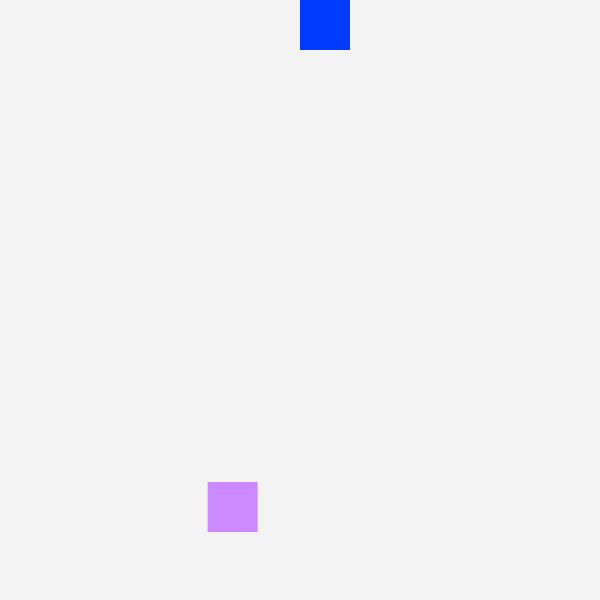
Frame 1 (no input)
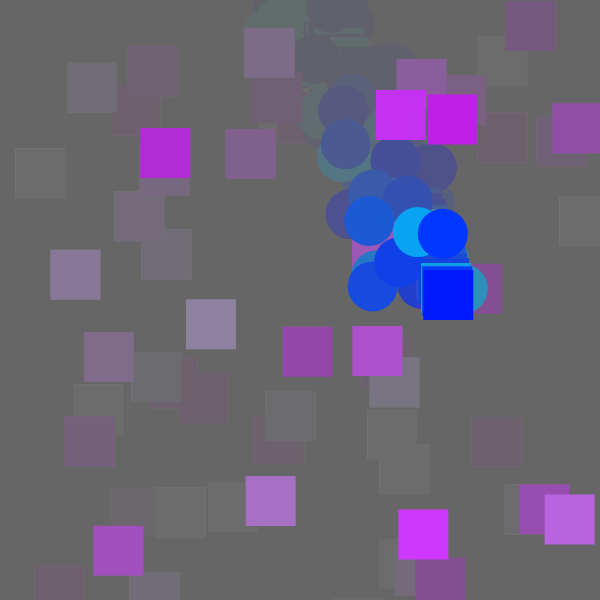
Frame 60 (no input)
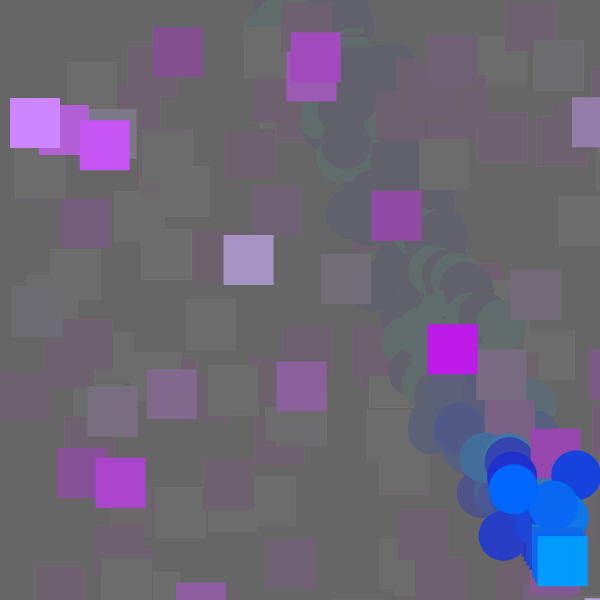
Frame 120 (the mouse pressed at the canvas centre since frame 60)

The p5.js sketch that drew these frames (run headless with seeded random() and noise() and a simulated clock; from frame 60 on, the mouse is pressed at the canvas centre):

// p5.js sketch
// ── sketch.js

let x, y
let xV = 4, yV = 3
let wasp;

function setup() {
  createCanvas(600, 600);
  x = width/2
  y = length
  frameRate(30)
  noStroke()
  
}

function draw() {
  background(100,20);

  

  if(x>width){
    xV = -xV;
  }
  if(y>height){
    yV = -yV;
  }
  if(x< 0){
    xV=-xV;
  }
  if(y< 0){
    yV=-yV;
  }

  circle(x + random(-50,50), y +random(-50,50), 50)

  fill(205,random(8,180),255)

  square(random(width), random(height), 50)

  fill(0,random(8,180),255)

  square( x , y ,50)

   x += random(xV);
   y += random(yV);

  // x += -1
   y+=yV

  print(x, y)
  
}
